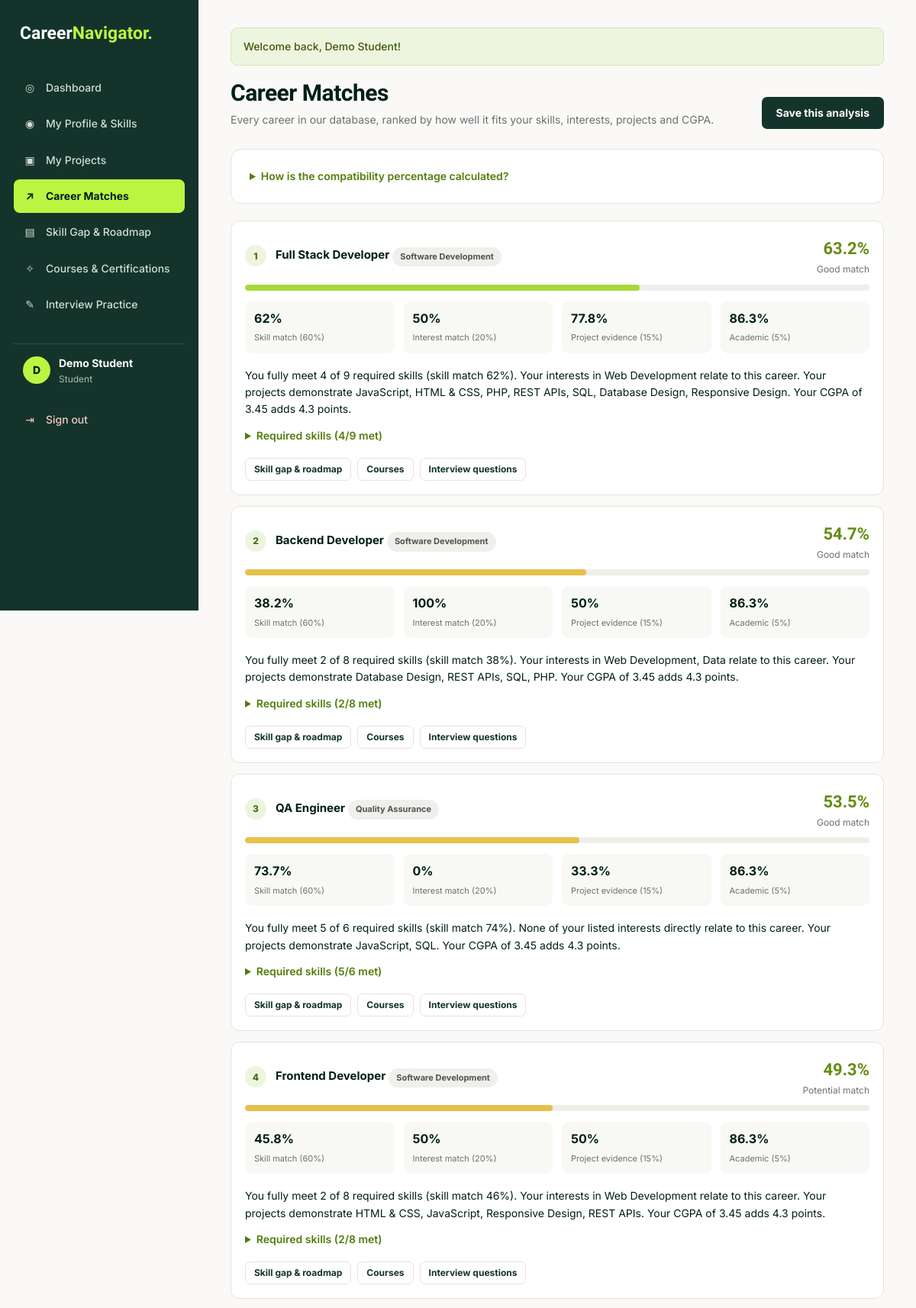
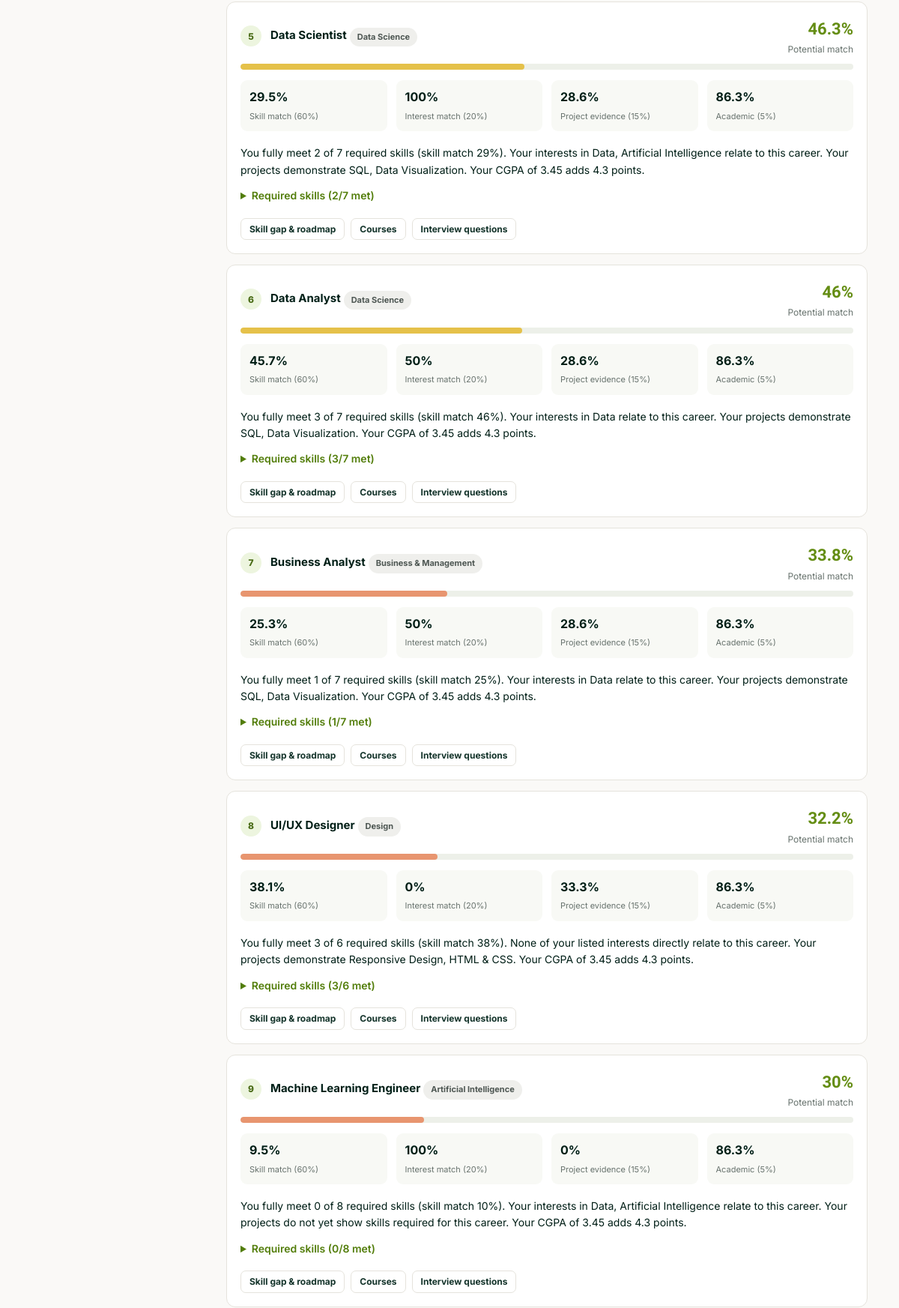
The page /recommendations.php (signed in, upper part) on the database its author committed (2 pictures, top to bottom).
### tables this page shows
CREATE TABLE `users` (
  `id` int(11) NOT NULL AUTO_INCREMENT,
  `name` varchar(100) NOT NULL,
  `email` varchar(150) NOT NULL,
  `password` varchar(255) NOT NULL,
  `role` enum('student','advisor','admin') DEFAULT 'student',
  `created_at` timestamp NOT NULL DEFAULT current_timestamp(),
  `email_verified_at` datetime DEFAULT NULL,
  `verification_token_hash` char(64) DEFAULT NULL,
  `verification_expires_at` datetime DEFAULT NULL,
  `verification_sent_at` datetime DEFAULT NULL,
  PRIMARY KEY (`id`),
  UNIQUE KEY `email` (`email`),
  UNIQUE KEY `verification_token_hash` (`verification_token_hash`)
);

CREATE TABLE `careers` (
  `id` int(11) NOT NULL AUTO_INCREMENT,
  `title` varchar(150) NOT NULL,
  `description` text DEFAULT NULL,
  `category` varchar(100) DEFAULT NULL,
  `average_salary` varchar(100) DEFAULT NULL,
  PRIMARY KEY (`id`)
);

### includes/functions.php (called while the page is built, shortened)
<?php
function e($value): string
{
    return htmlspecialchars((string) $value, ENT_QUOTES, 'UTF-8');
}
function url(string $path = ''): string
{
    return BASE_URL . ltrim($path, '/');
}
function current_user(): ?array
{
    return $_SESSION['user'] ?? null;
}
function current_user_id(): int
{
    return (int) ($_SESSION['user']['id'] ?? 0);
}
function refresh_current_user(PDO $pdo): void
{
    $stmt = $pdo->prepare("SELECT id, name, email, role FROM users WHERE id = ?");
    $stmt->execute([current_user_id()]);
}
function get_flashes(): array
{
    $messages = $_SESSION['flash'] ?? [];
    return $messages;
}
function level_number(?string $level): int
{
    return LEVELS[$level] ?? 0;
}

### includes/init.php (called while the page is built, shortened)
<?php
require_once __DIR__ . '/../config/db.php';
require_once __DIR__ . '/functions.php';
refresh_current_user($pdo);

### includes/recommendation.php (called while the page is built, shortened)
<?php
function text_contains(string $text, string $term): bool
{
    $term = trim($term);
    return preg_match('/(?<![a-z0-9])' . preg_quote(strtolower($term), '/') . '(?![a-z0-9])/i', $text) === 1;
}
function skill_terms(string $skillName): array
{
    if (isset(SKILL_ALIASES[$skillName])) {
        return SKILL_ALIASES[$skillName];
    }
    $parts = preg_split('/\s*(?:&|\/|,|\band\b)\s*/i', strtolower($skillName));
    return array_filter(array_map('trim', $parts));
}
function parse_interests(?string $text): array
{
    $items = preg_split('/[,;\n]+/', (string) $text);
    $items = array_map('trim', $items);
    return array_values(array_unique(array_filter($items, fn($i) => strlen($i) >= 2)));
}
function load_student_data(PDO $pdo, int $userId): array
{
    $stmt = $pdo->prepare("SELECT * FROM student_profiles WHERE user_id = ?");
    $stmt->execute([$userId]);
    $profile = $stmt->fetch(PDO::FETCH_ASSOC) ?: [];
    $stmt = $pdo->prepare(
        "SELECT ss.skill_id, ss.proficiency, s.name
         FROM student_skills ss JOIN skills s ON s.id = ss.skill_id
         WHERE ss.user_id = ?"
    );
    $stmt->execute([$userId]);
    $skills = [];
    foreach ($stmt as $row) {
        $skills[(int) $row['skill_id']] = ['name' => $row['name'], 'level' => level_number($row['proficiency'])];
    }
    $stmt = $pdo->prepare("SELECT title, description, technologies FROM projects WHERE user_id = ?");
    $stmt->execute([$userId]);
    $projectText = '';
    $projectCount = 0;
    foreach ($stmt as $row) {
        $projectText .= ' ' . $row['title'] . ' ' . $row['description'] . ' ' . $row['technologies'];
        $projectCount++;
    }
    return [
        'profile'       => $profile,
        'skills'        => $skills,
        'interests'     => parse_interests($profile['interests'] ?? ''),
        'cgpa'          => isset($profile['cgpa']) ? (float) $profile['cgpa'] : null,
        'project_text'  => strtolower($projectText),
        'project_count' => $projectCount,
    ];
}
function load_careers_with_skills(PDO $pdo): array
{
    $careers = [];
    foreach ($pdo->query("SELECT * FROM careers ORDER BY title") as $row) {
        $row['skills'] = [];
        $careers[(int) $row['id']] = $row;
    }
    $rows = $pdo->query(
        "SELECT cs.career_id, cs.skill_id, cs.required_level, cs.importance, s.name, s.category
         FROM career_skills cs JOIN skills s ON s.id = cs.skill_id
         ORDER BY cs.importance DESC, s.name"
    );
    foreach ($rows as $row) {
        if (isset($careers[(int) $row['career_id']])) {
            $careers[(int) $row['career_id']]['skills'][] = $row;
        }
    }
    return $cache = $careers;
}
function analyze_career(array $career, array $student): array
{
    $totalWeight = 0;
    $earned = 0;
    $skillRows = [];
    $met = 0;
    $projectEvidence = [];
    foreach ($career['skills'] as $req) {
        $required = max(1, (int) $req['required_level']);
        $importance = max(1, (int) $req['importance']);
        $have = $student['skills'][(int) $req['skill_id']]['level'] ?? 0;
        $credit = min($have / $required, 1);
        $totalWeight += $importance;
        $earned += $importance * $credit;
        if ($have >= $required) {
            $status = 'met';
            $met++;
        } elseif ($have > 0) {
            $status = 'improve';
        } else {
            $status = 'missing';
        }
        $inProjects = false;
        foreach (skill_terms($req['name']) as $term) {
            if (text_contains($student['project_text'], $term)) {
                $inProjects = true;
                break;
            }
        }
        if ($inProjects) {
            $projectEvidence[] = $req['name'];
        }
        $skillRows[] = [
            'skill_id'       => (int) $req['skill_id'],
            'name'           => $req['name'],
            'category'       => $req['category'],
            'required_level' => $required,
            'importance'     => $importance,
            'student_level'  => $have,
            'status'         => $status,
            'in_projects'    => $inProjects,
        ];
    }
    $requiredCount = count($career['skills']);
    $skillScore = $totalWeight > 0 ? ($earned / $totalWeight) * 100 : 0;
    $projectScore = $requiredCount > 0 ? (count($projectEvidence) / $requiredCount) * 100 : 0;
    $haystack = strtolower($career['title'] . ' ' . $career['category'] . ' ' . $career['description'] . ' '
        . implode(' ', array_column($career['skills'], 'name')));
    $matchedInterests = [];
    foreach ($student['interests'] as $interest) {
        if (text_contains($haystack, $interest)) {
            $matchedInterests[] = $interest;
        }
    }
    $interestScore = min(count($matchedInterests), 2) / 2 * 100;
    $academicScore = $student['cgpa'] !== null ? min($student['cgpa'] / 4, 1) * 100 : 0;
    $score = WEIGHT_SKILLS * $skillScore
        + WEIGHT_INTERESTS * $interestScore
        + WEIGHT_PROJECTS * $projectScore
        + WEIGHT_ACADEMIC * $academicScore;
    $score = round($score, 1);
    $parts = [];
    $parts[] = "You fully meet $met of $requiredCount required skills (skill match " . round($skillScore) . "%).";
    $parts[] = $matchedInterests
        ? 'Your interests in ' . implode(', ', $matchedInterests) . ' relate to this career.'
        : 'None of your listed interests directly relate to this career.';
    $parts[] = $projectEvidence
        ? 'Your projects demonstrate ' . implode(', ', $projectEvidence) . '.'
        : 'Your projects do not yet show skills required for this career.';
    if ($student['cgpa'] !== null) {
        $parts[] = 'Your CGPA of ' . number_format($student['cgpa'], 2) . ' adds ' . round(WEIGHT_ACADEMIC * $academicScore, 1) . ' points.';
    }
    return [
        'career'            => $career,
        'score'             => $score,
        'skill_score'       => round($skillScore, 1),
        'interest_score'    => round($interestScore, 1),
        'project_score'     => round($projectScore, 1),
        'academic_score'    => round($academicScore, 1),
        'skills'            => $skillRows,
        'met_count'         => $met,
        'required_count'    => $requiredCount,
        'matched_interests' => $matchedInterests,
        'project_skills'    => $projectEvidence,
        'explanation'       => implode(' ', $parts),
    ];
}
function get_recommendations(PDO $pdo, int $userId, ?array $student = null): array
{
    $student = $student ?? load_student_data($pdo, $userId);
    $results = [];
    foreach (load_careers_with_skills($pdo) as $career) {
        $results[] = analyze_career($career, $student);
    }
    usort($results, fn($a, $b) => $b['score'] <=> $a['score']);
    return $results;
}

### recommendations.php (the view, shortened to what this page needs)
<?php
require_once 'includes/init.php';
require_once 'includes/recommendation.php';
$userId = current_user_id();
$student = load_student_data($pdo, $userId);
$recommendations = get_recommendations($pdo, $userId, $student);
$activePage = 'recommendations';
require 'includes/header.php';
?>
<div class="page-header">
    <div>
        <h1>Career Matches</h1>
        <p>Every career in our database, ranked by how well it fits your skills, interests, projects and CGPA.</p>
    </div>
    <form method="POST">
        <button type="submit" class="btn btn-primary">Save this analysis</button>
    </form>
</div>
<details class="card">
    <summary>How is the compatibility percentage calculated?</summary>
</details>
<?php foreach ($recommendations as $i => $r): ?>
    <div class="match">
        <div class="match-top">
            <div>
                <span class="rank"><?= $i + 1 ?></span>
                <span class="match-title"><?= e($r['career']['title']) ?></span>
                <span class="badge badge-gray"><?= e($r['career']['category']) ?></span>
            </div>
            <div class="text-right">
                <span class="match-score"><?= $r['score'] ?>%</span>
                <div class="small muted"><?= e(match_label($r['score'])) ?></div>
            </div>
        </div>
        <div class="progress"><div class="progress-bar <?= score_class($r['score']) ?>" style="width:<?= $r['score'] ?>%"></div></div>
        <div class="breakdown">
            <div><strong><?= $r['skill_score'] ?>%</strong><span>Skill match (60%)</span></div>
            <div><strong><?= $r['interest_score'] ?>%</strong><span>Interest match (20%)</span></div>
            <div><strong><?= $r['project_score'] ?>%</strong><span>Project evidence (15%)</span></div>
            <div><strong><?= $r['academic_score'] ?>%</strong><span>Academic (5%)</span></div>
        </div>
        <p class="mt"><?= e($r['explanation']) ?></p>
        <details>
            <summary>Required skills (<?= $r['met_count'] ?>/<?= $r['required_count'] ?> met)</summary>
        </details>
        <div class="btn-group mt">
            <a href="roadmap.php?career_id=<?= (int) $r['career']['id'] ?>" class="btn btn-secondary btn-sm">Skill gap &amp; roadmap</a>
            <a href="courses.php?career_id=<?= (int) $r['career']['id'] ?>" class="btn btn-secondary btn-sm">Courses</a>
            <a href="interview.php?career_id=<?= (int) $r['career']['id'] ?>" class="btn btn-secondary btn-sm">Interview questions</a>
        </div>
    </div>
<?php endforeach; ?>
<?php require 'includes/footer.php'; ?>

### includes/header.php (shortened to what this page needs)
<?php
$user = current_user();
$activePage = $activePage ?? '';
$menus = [
    'student' => [
        'dashboard'       => ['dashboard.php', 'Dashboard', '◎'],
        'profile'         => ['profile.php', 'My Profile & Skills', '◉'],
        'projects'        => ['projects.php', 'My Projects', '▣'],
        'recommendations' => ['recommendations.php', 'Career Matches', '↗'],
        'roadmap'         => ['roadmap.php', 'Skill Gap & Roadmap', '▤'],
        'courses'         => ['courses.php', 'Courses & Certifications', '✧'],
        'interview'       => ['interview.php', 'Interview Practice', '✎'],
    ],
    'advisor' => [
        'advisor'   => ['advisor/index.php', 'My Students', '◎'],
        'courses'   => ['courses.php', 'Courses', '✧'],
        'interview' => ['interview.php', 'Question Bank', '✎'],
    ],
    'admin' => [
        'admin'      => ['admin/index.php', 'Admin Dashboard', '◎'],
        'users'      => ['admin/users.php', 'Users', '◉'],
        'careers'    => ['admin/careers.php', 'Careers', '↗'],
        'skills'     => ['admin/skills.php', 'Skills', '▣'],
        'courses'    => ['admin/courses.php', 'Courses', '✧'],
        'questions'  => ['admin/questions.php', 'Interview Questions', '✎'],
        'advisor'    => ['advisor/index.php', 'Student Overview', '▤'],
    ],
];
$menu = $user ? ($menus[$user['role']] ?? []) : [];
?>
<!DOCTYPE html>
<html lang="en">
<head>
    <link rel="stylesheet" href="<?= e(url('assets/css/style.css')) ?>">
</head>
<body>
<div class="app">
    <aside class="sidebar" id="sidebar">
        <div class="sidebar-top">
            <a href="<?= e(url('index.php')) ?>" class="logo logo-light">Career<span>Navigator.</span></a>
        </div>
        <nav class="side-nav" id="side-nav">
            <?php foreach ($menu as $key => [$link, $label, $icon]): ?>
                <a href="<?= e(url($link)) ?>" class="<?= $key === $activePage ? 'active' : '' ?>">
                    <span class="nav-icon"><?= $icon ?></span><?= e($label) ?>
                </a>
            <?php endforeach; ?>
            <?php if ($user): ?>
                <div class="side-user">
                    <div class="avatar"><?= e(strtoupper(mb_substr($user['name'], 0, 1))) ?></div>
                    <div>
                        <strong><?= e($user['name']) ?></strong>
                        <small><?= e(ucfirst($user['role'])) ?></small>
                    </div>
                </div>
                <a href="<?= e(url('logout.php')) ?>" class="logout-link"><span class="nav-icon">⇥</span>Sign out</a>
            <?php endif; ?>
        </nav>
    </aside>
    <main class="main">
        <?php foreach (get_flashes() as $f): ?>
            <div class="alert alert-<?= e($f['type']) ?>"><?= e($f['message']) ?></div>
        <?php endforeach; ?>

### rows shown on the page
users: name "D", name "Demo Student", role "Student"
careers: title "Full Stack Developer", category "Software Development"
careers: title "Backend Developer", category "Software Development"
careers: title "QA Engineer", category "Quality Assurance"
careers: title "Frontend Developer", category "Software Development"
careers: title "Data Scientist", category "Data Science"
careers: title "Data Analyst", category "Data Science"
careers: title "Business Analyst", category "Business & Management"
careers: title "UI/UX Designer", category "Design"
careers: title "Machine Learning Engineer", category "Artificial Intelligence"

### other values the page prints
$icon "◎"
$label "Dashboard"
$icon "◉"
$label "My Profile & Skills"
$icon "▣"
$label "My Projects"
$icon "↗"
$label "Career Matches"
$icon "▤"
$label "Skill Gap & Roadmap"
$icon "✧"
$label "Courses & Certifications"
$icon "✎"
$label "Interview Practice"
$f['message'] "Welcome back, Demo Student!"
